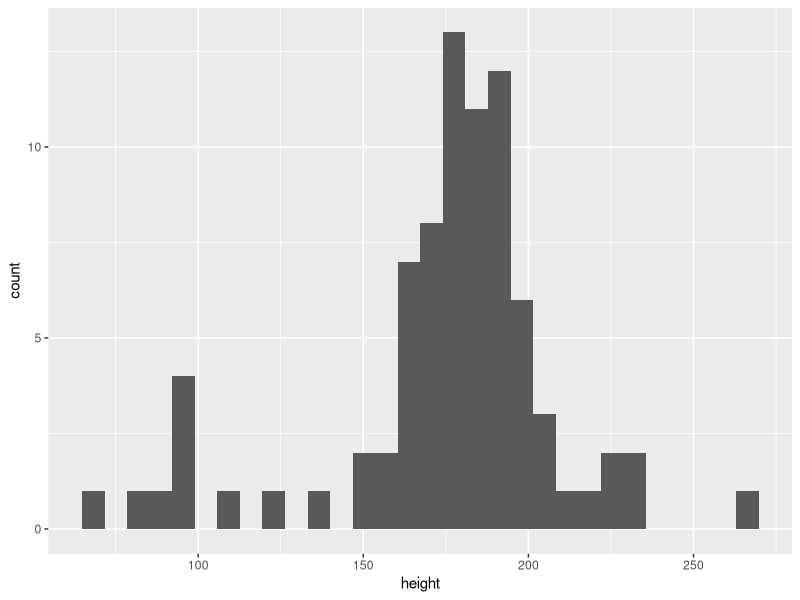
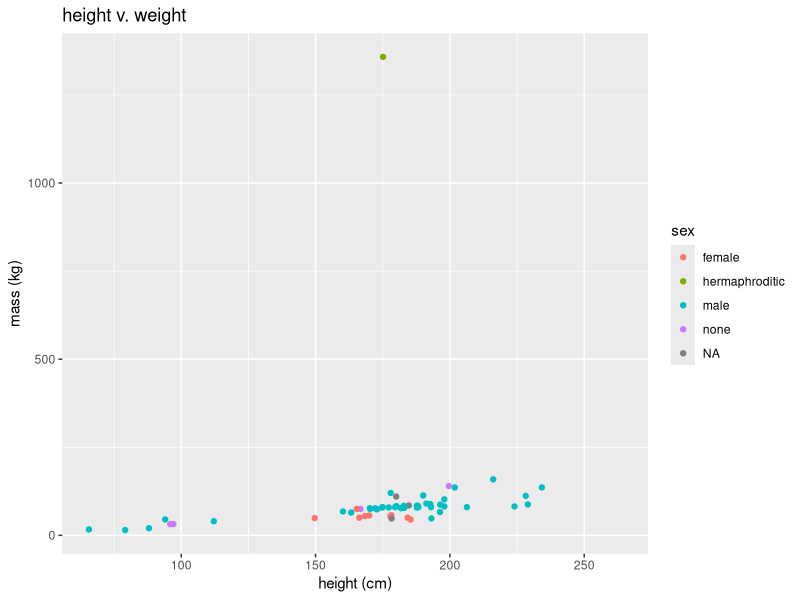

Reproduce these figures in R, in order.
## ---- chunk 1
library(tidyverse) 
## ---- chunk 2
    head(starwars)
## ---- chunk 3
    dim(starwars)
## ---- chunk 4
    ggplot(data = starwars, aes(x=height)) + 
      geom_histogram()
## ---- chunk 5
ggplot(data = starwars, aes(x=height, y=mass, color = sex)) + 
  geom_jitter() +
  labs(x = "height (cm)", y= "mass (kg)", title = "height v. weight")
